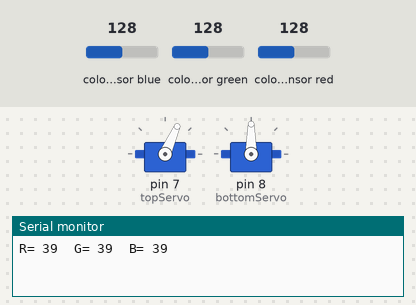
Bench run of a sketch on a simulated Arduino Uno, built with avr-gcc and run on an emulated ATmega328P. Parts: 2 × servo, the last lines printed to the serial monitor. Wiring (inferred from the names in the program): TCS3200 colour sensor: output pin 6; S2 pin 4; S3 pin 5; S0 pin 2; S1 pin 3. The test bench sets the inputs (shaded band); at power-on: colour sensor green 128, colour sensor red 128, colour sensor blue 128.

Above: at 1.2 s.
1.3 s: colour sensor green set to 116
4.3 s: colour sensor green set to 110
At 7.1 s:
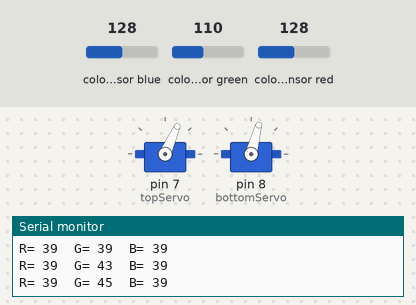
7.3 s: colour sensor red set to 122
At 10.2 s:
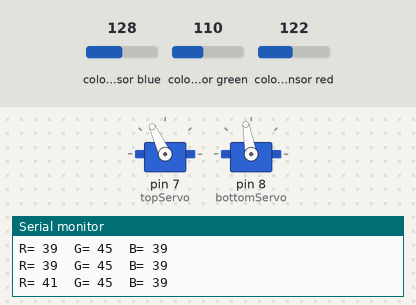
10.3 s: colour sensor red set to 5
At 12.5 s:
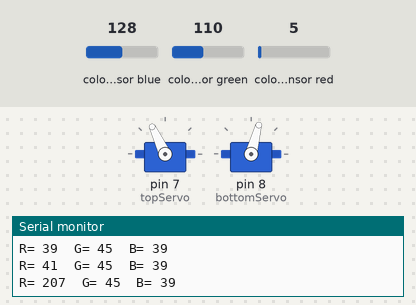
Timing chart, 0 to 14.3 s (numbered marks = the images above; inputs shaded):
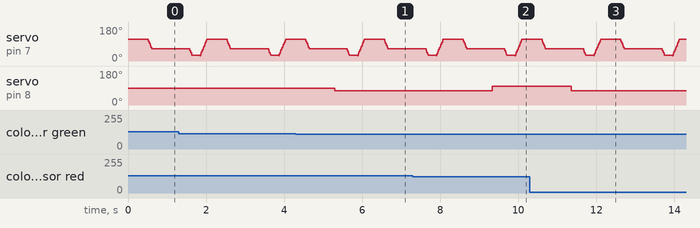

Measured:
- the behaviour switches between 114 and 113 on colour sensor green (found by bisection; images 0 and 1)
- the behaviour switches between 125 and 124 on colour sensor red (found by bisection; images 1 and 2)
- after the input at 4.3 s, servo on pin 8 (bottomServo): 90° → 75° after 1.0 s
- after the input at 7.3 s, servo on pin 8 (bottomServo): 75° → 100° after 2.0 s
- after the input at 10.3 s, servo on pin 8 (bottomServo): 100° → 75° after 1.1 s

The sketch:

final.ino
```cpp
#include <Servo.h>

#define S0 2
#define S1 3
#define S2 4
#define S3 5
#define sensorOut 6

Servo topServo;
Servo bottomServo;

int frequency = 0;
int color = 0;

void setup() {
  pinMode(S0, OUTPUT);
  pinMode(S1, OUTPUT);
  pinMode(S2, OUTPUT);
  pinMode(S3, OUTPUT);
  pinMode(sensorOut, INPUT);
  digitalWrite(S0, HIGH);
  digitalWrite(S1, LOW);

  topServo.attach(7);
  bottomServo.attach(8);

  Serial.begin(9600);
}

void loop() {
  int i;

  topServo.write(115);
  delay(500);

  for (i = 115; i > 65; i--) {
    topServo.write(i);
    delay(2);
  }
  delay(500);

  color = readColor();
  delay(10);

  switch (color) {
    case 1:
      bottomServo.write(50);
      break;

    case 2:
      bottomServo.write(75);
      break;

    case 3:
      bottomServo.write(100);
      break;

    case 4:
      bottomServo.write(125);
      break;

    case 5:
      bottomServo.write(150);
      break;

    case 6:
      bottomServo.write(175);
      break;

    default:
      break;
  }
  delay(300);

  for (i = 65; i > 29; i--) {
    topServo.write(i);
    delay(2);
  }
  delay(200);

  for (i = 29; i < 115; i++) {
    topServo.write(i);
    delay(2);
  }
  color = 0;
}

// Reading function
int readColor() {
  int R, G, B;

  // reading red filtered photodiodes
  digitalWrite(S2, LOW);
  digitalWrite(S3, LOW);
  // Reading the output frequency
  frequency = pulseIn(sensorOut, LOW);
  R = frequency;
  // Printing the value on the serial monitor
  Serial.print("R= ");
  Serial.print(frequency);
  Serial.print("  ");
  delay(50);

  // reading green filtered photodiodes
  digitalWrite(S2, HIGH);
  digitalWrite(S3, HIGH);
  // Reading the output frequency
  frequency = pulseIn(sensorOut, LOW);
  G = frequency;
  // Printing to the serial monitor
  Serial.print("G= ");
  Serial.print(frequency);
  Serial.print("  ");
  delay(50);

  // reading Blue filtered photodiodes
  digitalWrite(S2, LOW);
  digitalWrite(S3, HIGH);
  // Reading the output frequency
  frequency = pulseIn(sensorOut, LOW);
  B = frequency;
  // Printing to the serial monitor
  Serial.print("B= ");
  Serial.print(frequency);
  Serial.println("  ");
  delay(50);

  if(R<45 & R>32 & G<65 & G>55){
    color = 1; // Red
  }
  if(G<55 & G>43 & B<47 &B>35){
    color = 2; // Orange
  }
  if(R<53 & R>40 & G<53 & G>40){
    color = 3; // Green
  }
  if(R<38 & R>24 & G<44 & G>30){
    color = 4; // Yellow
  }
  if(R<56 & R>46 & G<65 & G>55){
    color = 5; // Brown
  }
  if (G<58 & G>45 & B<40 &B>26){
    color = 6; // Blue
  }
  return color;
}
```
